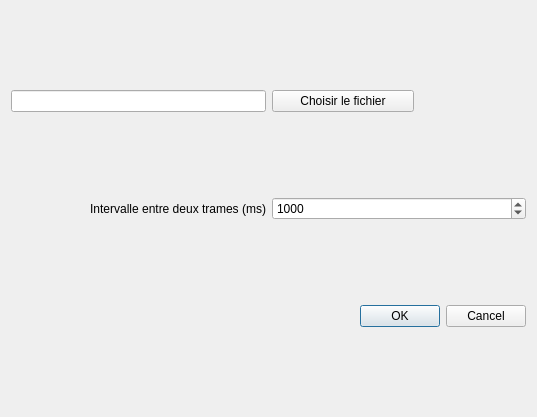
<?xml version="1.0" encoding="UTF-8"?>
<ui version="4.0">
 <class>FileImportDialog</class>
 <widget class="QDialog" name="FileImportDialog">
  <property name="geometry">
   <rect>
    <x>0</x>
    <y>0</y>
    <width>537</width>
    <height>417</height>
   </rect>
  </property>
  <property name="windowTitle">
   <string>Dialog</string>
  </property>
  <layout class="QGridLayout" name="gridLayout" columnstretch="0,0">
   <item row="0" column="1">
    <widget class="QPushButton" name="choirlefichier">
     <property name="maximumSize">
      <size>
       <width>142</width>
       <height>16777215</height>
      </size>
     </property>
     <property name="text">
      <string>Choisir le fichier</string>
     </property>
    </widget>
   </item>
   <item row="3" column="1">
    <widget class="QDialogButtonBox" name="buttonBox">
     <property name="orientation">
      <enum>Qt::Horizontal</enum>
     </property>
     <property name="standardButtons">
      <set>QDialogButtonBox::Cancel|QDialogButtonBox::Ok</set>
     </property>
    </widget>
   </item>
   <item row="0" column="0">
    <widget class="QLineEdit" name="fileLineEdit"/>
   </item>
   <item row="1" column="0">
    <widget class="QLabel" name="label">
     <property name="text">
      <string>Intervalle entre deux trames (ms)</string>
     </property>
     <property name="alignment">
      <set>Qt::AlignRight|Qt::AlignTrailing|Qt::AlignVCenter</set>
     </property>
    </widget>
   </item>
   <item row="1" column="1">
    <widget class="QSpinBox" name="spinBox">
     <property name="maximum">
      <number>10000</number>
     </property>
     <property name="value">
      <number>1000</number>
     </property>
    </widget>
   </item>
  </layout>
 </widget>
 <resources/>
 <connections>
  <connection>
   <sender>buttonBox</sender>
   <signal>accepted()</signal>
   <receiver>FileImportDialog</receiver>
   <slot>accept()</slot>
   <hints>
    <hint type="sourcelabel">
     <x>248</x>
     <y>254</y>
    </hint>
    <hint type="destinationlabel">
     <x>157</x>
     <y>274</y>
    </hint>
   </hints>
  </connection>
  <connection>
   <sender>buttonBox</sender>
   <signal>rejected()</signal>
   <receiver>FileImportDialog</receiver>
   <slot>reject()</slot>
   <hints>
    <hint type="sourcelabel">
     <x>316</x>
     <y>260</y>
    </hint>
    <hint type="destinationlabel">
     <x>286</x>
     <y>274</y>
    </hint>
   </hints>
  </connection>
 </connections>
</ui>
